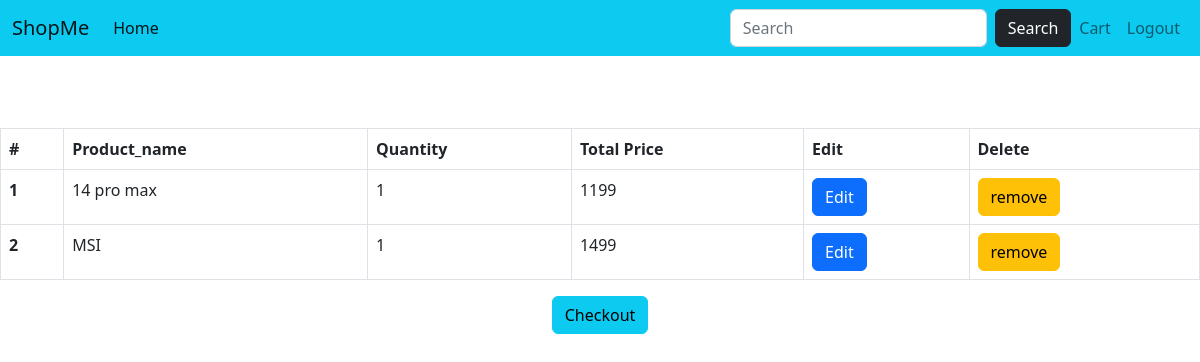
The app's page /Ecom/cart.php (signed in) with its own data.
### tables this page shows
CREATE TABLE `cart_item` (
  `cart_item_id` int(11) NOT NULL,
  `cart_id` int(11) NOT NULL,
  `product_id` int(11) NOT NULL,
  `quantity` int(11) NOT NULL
);

CREATE TABLE `product` (
  `Product_id` int(11) NOT NULL,
  `Product_name` varchar(200) NOT NULL,
  `Category_id` int(11) DEFAULT NULL,
  `Product_image` varchar(200) NOT NULL,
  `Price` int(11) NOT NULL,
  `product_quantity` int(11) NOT NULL
);

### Ecom/cart.php (the view, shortened to what this page needs)
<?php
include
('includes/conn.php');
?>
<!DOCTYPE html>
<html>
<head>
<link href="https://cdn.jsdelivr.net/npm/bootstrap@5.2.2/dist/css/bootstrap.min.css" rel="stylesheet"
>
<link rel="stylesheet" href="https://cdnjs.cloudflare.com/ajax/libs/font-awesome/6.2.0/css/all.min.css"
 />
</head>
<body>
<nav class="navbar navbar-expand-lg bg-info">
  <div class="container-fluid">
    <a class="navbar-brand" href="index.php">ShopMe</a>
    <div class="collapse navbar-collapse" id="navbarSupportedContent">
      <ul class="navbar-nav me-auto mb-2 mb-lg-0">
        <li class="nav-item">
          <a class="nav-link active" aria-current="page" href="index.php">Home</a>
        </li>
      </ul>
      <form class="d-flex" role="search" action="index.php" method="GET">
        <input class="form-control me-2" name="search" type="search" placeholder="Search" aria-label="Search">
        <button class="btn btn-dark" name="submit" type="submit">Search</button>
      </form>
      <ul class="navbar-nav ">
        <li class="nav-item">
          <a class="nav-link" href="cart.php">Cart</a>
        </li>
        <?php
          if(isset($_SESSION['username'])){
            echo "
            <li class='nav-item'>
            <a class='nav-link' href='index.php?logout'>Logout</a>
          </li>";
          }
        ?>
     </ul>
    </div>
  </div>
</nav>
<br>
<div>
<br><br>
 <!DOCTYPE html>
<html>
<head>
<link href="https://cdn.jsdelivr.net/npm/bootstrap@5.2.2/dist/css/bootstrap.min.css" rel="stylesheet"
>
<link rel="stylesheet" href="https://cdnjs.cloudflare.com/ajax/libs/font-awesome/6.2.0/css/all.min.css"
 />
</head>
<body>
<table class="table table-bordered">
  <thead>
    <tr>
      <th scope="col">#</th>
      <th scope="col">Product_name</th>
      <th scope="col">Quantity</th>
      <th scope="col">Total Price</th>
      <th scope="col">Edit</th>
      <th scope="col">Delete</th>
    </tr>
  </thead>
  <tbody>
  <?php
$tprice = 0;
$ucartid='';
  $sql11 = "SELECT * FROM cart where User_id = '{$_SESSION['username']}' LIMIT 1";
  $recordscartcheck = mysqli_query($con, $sql11);
  $numofrows = mysqli_num_rows($recordscartcheck);
  $numofrows22 =0;
  if($numofrows>0){
    while ($row = mysqli_fetch_array($recordscartcheck)) {
  $rowid = $row['Cart_id'];
  $ucartid = $rowid;
  $sql22 = "SELECT * FROM cart_item where Cart_id = $rowid";
  $records22 = mysqli_query($con, $sql22);
  $numofrows22 = mysqli_num_rows($records22);
  if($numofrows22>0){
    $count =0;
    while ($row11 = mysqli_fetch_array($records22)) {
        $sql33 = "Select * from `product` where Product_id = {$row11['product_id']} LIMIT 1";
        $records1 = mysqli_query($con, $sql33);
        $prodname ="";
        $prodprice = 0;
        $prodquantity = 0;
        while($row1 = mysqli_fetch_assoc($records1)){
            $prodname = $row1['Product_name'];
            $prodprice = $row1['Price']*$row11['quantity'];
            $prodquantity = $row1['product_quantity'];
            $tprice = $tprice + $prodprice;
        }
    $quantity = $row11['quantity'];
    $cartitemid = $row11['cart_item_id'];
    $count = $count+1;
    ?>
    <tr>
      <th scope="row"><?php echo $count; ?></th>
      <td><?php echo $prodname; ?></td>
      <td><?php echo $quantity; ?></td>
      <td><?php echo $prodprice; ?></td>
      <td><a class="btn btn-primary" href="cart.php?edit&cartitemid=<?php echo $cartitemid; ?>&quantity=<?php echo $quantity; ?>&prodname=<?php echo $prodname; ?>&prodTotalquantity=<?php echo $prodquantity; ?>" role="button">Edit</a></td>
      <td><a class="btn btn-warning" href="cart.php?delete&cartitemid=<?php echo $cartitemid; ?>" onclick="return confirm('are you sure to remove!');"  role="button">remove</a></td>
    </tr>
    <?php
  }
    }else{
        echo "<h4>No Items in the cart</h4>";
      }
  }
}else{
    echo "<h4>No Items in the cart</h4>";
  }
    ?>
  </tbody>
</table>
<?php
if($numofrows22>0){
  ?>
   <div style = "text-align: center;" >
  <a href="Order.php?tprice=<?php echo $tprice; ?>&ucartid=<?php echo $ucartid; ?>" class="btn btn-info" role="button" >Checkout</a>
</div>
<?php
}
?>
</body>
</html>
</body>
</html>

### records on screen
cart_item: product.Product_name "14 pro max", quantity "1", product.Price "1199"
cart_item: product.Product_name "MSI", quantity "1", product.Price "1499"
